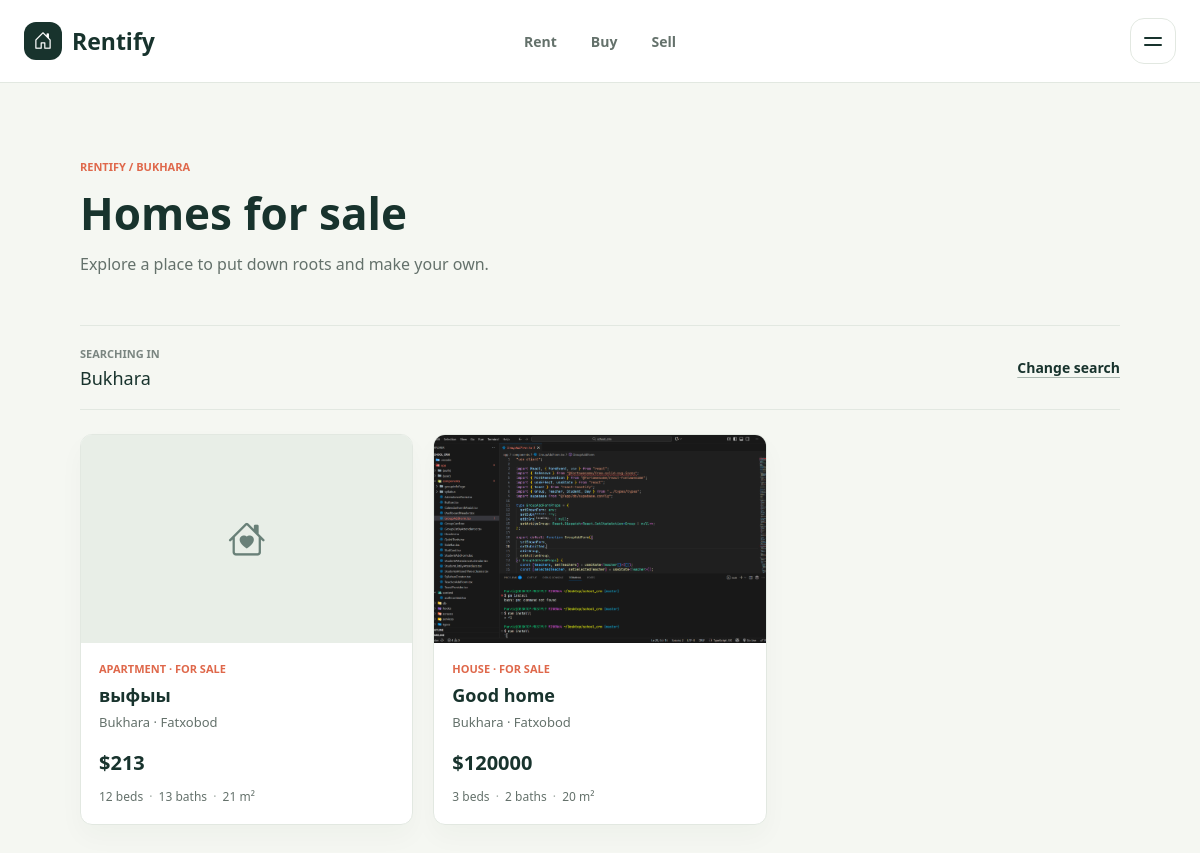
/buy/, run on the app's committed database.
### rentify/models.py (models this page shows, shortened)
class Listing(models.Model):
	class Purpose(models.TextChoices):
		RENT = "rent", "For rent"
		BUY = "buy", "For sale"
	class PropertyType(models.TextChoices):
		APARTMENT = "apartment", "Apartment"
		HOUSE = "house", "House"
		TOWNHOUSE = "townhouse", "Townhouse"
		STUDIO = "studio", "Studio"
	owner = models.ForeignKey(
		settings.AUTH_USER_MODEL,
		on_delete=models.CASCADE,
		related_name="listings",
	)
	purpose = models.CharField(max_length=8, choices=Purpose.choices)
	property_type = models.CharField(max_length=12, choices=PropertyType.choices)
	title = models.CharField(max_length=120)
	description = models.TextField(max_length=3000)
	city = models.CharField(max_length=100, default="Bukhara")
	address = models.CharField(max_length=200)
	price = models.DecimalField(
		max_digits=12,
		decimal_places=2,
		validators=[MinValueValidator(1)],
	)
	bedrooms = models.PositiveSmallIntegerField(default=1)
	bathrooms = models.PositiveSmallIntegerField(default=1)
	area_sqm = models.PositiveIntegerField(validators=[MinValueValidator(1)])
	image = models.FileField(
		upload_to="listings/",
		blank=True,
		validators=[FileExtensionValidator(["jpg", "jpeg", "png", "webp"])],
	)
	created_at = models.DateTimeField(auto_now_add=True)
	is_active = models.BooleanField(default=True)
	class Meta:
		ordering = ("-created_at",)
	@property
	def price_period(self):
		return " / month" if self.purpose == self.Purpose.RENT else ""

### rentify/views.py (the view)
# urls.py: path("buy/", views.buy_view, name="buy"),
def buy_view(request):
    return _browse_view(request, "buy")

### templates/rentify/browse.html (shortened to what this page needs)
{% extends "base.html" %} {% block content %}
<main class="destination-page">
  <header class="destination-heading">
    <p class="destination-eyebrow">RENTIFY / BUKHARA</p>
    {% if purpose == "rent" %}
    <h1>Homes for rent</h1>
    <p>Find a place that feels right, with room for whatever comes next.</p>
    {% else %}
    <h1>Homes for sale</h1>
    <p>Explore a place to put down roots and make your own.</p>
    {% endif %}
  </header>
  <section class="browse-results" aria-labelledby="results-title">
    <div class="browse-toolbar">
      <div>
        <p class="field-label">SEARCHING IN</p>
        <h2 id="results-title">{{ location }}</h2>
      </div>
      <a class="text-link" href="{% url 'home' %}">Change search</a>
    </div>
    {% if listings %}
    <div class="listing-grid">
      {% for listing in listings %}
      <a class="listing-card-link" href="{% url 'listing_detail' listing.pk %}">
        <article class="listing-card">
          {% if listing.image %}
          <img
            class="listing-photo"
            src="{{ listing.image.url }}"
            alt="{{ listing.title }}"
          />
          {% else %}
          <div
            class="listing-photo listing-photo-placeholder"
            aria-hidden="true"
          >
            <i class="bi bi-house-heart"></i>
          </div>
          {% endif %}
          <div class="listing-card-body">
            <p class="listing-type">
              <span>{{ listing.get_property_type_display }}</span>
              <span>·</span>
              <span>{{ listing.get_purpose_display }}</span>
            </p>
            <h2>{{ listing.title }}</h2>
            <p class="listing-address">
              {{ listing.city }} · {{ listing.address }}
            </p>
            <p class="listing-price">
              ${{ listing.price|floatformat:0 }}{{ listing.price_period }}
            </p>
            <p class="listing-facts">
              {{ listing.bedrooms }} beds <span>·</span> {{ listing.bathrooms }}
              baths <span>·</span> {{ listing.area_sqm }} m²
            </p>
          </div>
        </article>
      </a>
      {% endfor %}
    </div>
    {% endif %}
  </section>
</main>
{% endblock content %}

### templates/base.html (shortened to what this page needs)
{% load static %}
<!doctype html>
<html lang="en">
  <head>
    <link
      href="https://cdn.jsdelivr.net/npm/bootstrap@5.0.2/dist/css/bootstrap.min.css"
      rel="stylesheet"
    />
    <link
      rel="stylesheet"
      href="https://cdn.jsdelivr.net/npm/bootstrap-icons@1.11.3/font/bootstrap-icons.min.css"
    />
    <link rel="stylesheet" href="{% static 'css/style.css' %}" />
  </head>
  <body>
    <header class="site-header">
      <nav class="site-nav" aria-label="Main navigation">
        <a class="brand" href="{% url 'home' %}">
          <span class="brand-mark" aria-hidden="true"
            ><i class="bi bi-house-door"></i
          ></span>
          <span>Rentify</span>
        </a>
        <div class="primary-links">
          <a href="{% url 'rent' %}">Rent</a>
          <a href="{% url 'buy' %}">Buy</a>
          <a href="{% url 'sell' %}">Sell</a>
        </div>
        <div class="nav-actions">
          <button
            class="menu-toggle"
            id="menu-toggle"
            type="button"
            aria-label="Open menu"
            aria-controls="site-drawer"
            aria-expanded="false"
          >
            <span class="burger-line"></span>
            <span class="burger-line"></span>
          </button>
        </div>
      </nav>
    </header>
     {% block content %} {% endblock content %}
  </body>
</html>

### static/css/style.css (style rules this page uses)
:root { --ink: #18332d; --muted: #64716b; --paper: #f5f7f2; --line: #e2e8e1; --accent: #df684b; }
body { margin: 0; color: var(--ink); background: var(--paper); font-family: "Aptos", "Segoe UI", sans-serif; }
main, .destination-page, .auth-page, .profile-details, .sell-intro, .sell-steps article, .browse-results { animation: pageFadeIn 700ms cubic-bezier(0.2, 0.8, 0.2, 1) both; }
a, button, input, select { transition: transform 180ms ease, box-shadow 180ms ease, border-color 180ms ease, background 180ms ease, color 180ms ease; }
.site-header { position: relative; z-index: 10; background: rgba(255, 255, 255, 0.94); border-bottom: 1px solid var(--line); }
.site-nav { width: min(100% - 48px, 1240px); min-height: 82px; margin: 0 auto; display: grid; grid-template-columns: 1fr auto 1fr; align-items: center; animation: appear 900ms cubic-bezier(0.2, 0.8, 0.2, 1); }
.brand { display: inline-flex; width: fit-content; align-items: center; gap: 10px; color: var(--ink); text-decoration: none; font-size: 23px; font-weight: 750; letter-spacing: 0; transition: transform 180ms ease; }
.brand-mark { display: grid; width: 38px; height: 38px; place-items: center; border-radius: 12px; color: white; background: var(--ink); font-size: 19px; transition: transform 180ms ease; }
.primary-links { display: flex; align-items: center; gap: 34px; }
.primary-links a, .drawer-link { color: var(--muted); text-decoration: none; font-size: 14px; font-weight: 600; transition: color 160ms ease, transform 180ms ease; }
.nav-actions { display: flex; justify-content: flex-end; align-items: center; }
.menu-toggle { display: grid; width: 46px; height: 46px; place-content: center; gap: 5px; list-style: none; cursor: pointer; border: 1px solid var(--line); border-radius: 14px; background: white; transition: border-color 160ms ease, background 160ms ease, transform 180ms ease, box-shadow 180ms ease; }
.burger-line { display: block; width: 18px; height: 2px; border-radius: 2px; background: var(--ink); transition: transform 180ms ease, opacity 180ms ease; }
.destination-page { width: min(calc(100% - 48px), 1040px); min-height: calc(100vh - 82px); margin: 0 auto; padding: 76px 0 96px; }
.destination-heading { max-width: 680px; margin-bottom: 48px; }
.destination-eyebrow { margin: 0 0 13px; color: var(--accent); font-size: 11px; font-weight: 750; }
.destination-heading h1, .sell-intro h1, .auth-panel h1 { margin: 0; color: var(--ink); font-size: 44px; font-weight: 750; line-height: 1.12; }
.destination-heading > p:last-child, .sell-intro > p:not(.destination-eyebrow), .auth-intro { margin: 14px 0 0; color: var(--muted); font-size: 16px; line-height: 1.6; }
.browse-results { border-top: 1px solid var(--line); }
.browse-toolbar { display: flex; justify-content: space-between; align-items: center; gap: 20px; padding: 20px 0; border-bottom: 1px solid var(--line); }
.browse-toolbar .field-label { margin: 0 0 5px; }
.browse-toolbar h2 { margin: 0; font-size: 18px; }
.text-link { color: var(--ink); font-size: 14px; font-weight: 700; text-decoration-color: #aab6af; text-underline-offset: 4px; }
.field-label { color: #7a8580; font-size: 11px; font-weight: 650; }
.listing-grid { display: grid; grid-template-columns: repeat(3, minmax(0, 1fr)); gap: 20px; padding-top: 24px; }
.listing-card-link { display: block; color: inherit; text-decoration: none; transition: transform 180ms ease; }
.listing-card { overflow: hidden; min-width: 0; border: 1px solid var(--line); border-radius: 12px; background: #fff; box-shadow: 0 12px 26px rgba(24, 51, 45, 0.03); }
.listing-photo { display: block; width: 100%; aspect-ratio: 16 / 10; object-fit: cover; background: #e8eee7; }
.listing-photo-placeholder { display: grid; place-items: center; color: #698078; font-size: 38px; }
.listing-card-body { padding: 18px; }
.listing-type { margin: 0 0 8px; color: var(--accent); font-size: 11px; font-weight: 750; text-transform: uppercase; }
.listing-card h2, .listing-card h3 { overflow-wrap: anywhere; margin: 0; color: var(--ink); font-size: 18px; font-weight: 700; }
.listing-address { margin: 6px 0 0; color: var(--muted); font-size: 13px; }
.listing-price { margin: 16px 0 0; color: var(--ink); font-size: 20px; font-weight: 750; }
.listing-facts { margin: 10px 0 0; color: var(--muted); font-size: 12px; }
.listing-facts span { padding: 0 3px; color: #a0aaa4; }

### data on the page
Listing: property_type "APARTMENT", purpose "FOR SALE", title "выфыы", city "Bukhara", address "Fatxobod", price "213", bedrooms "12", bathrooms "13", area_sqm "21"
Listing: image (picture), property_type "HOUSE", purpose "FOR SALE", title "Good home", city "Bukhara", address "Fatxobod", price "120000", bedrooms "3", bathrooms "2", area_sqm "20"

### other printed values
{{ location }} "Bukhara"
